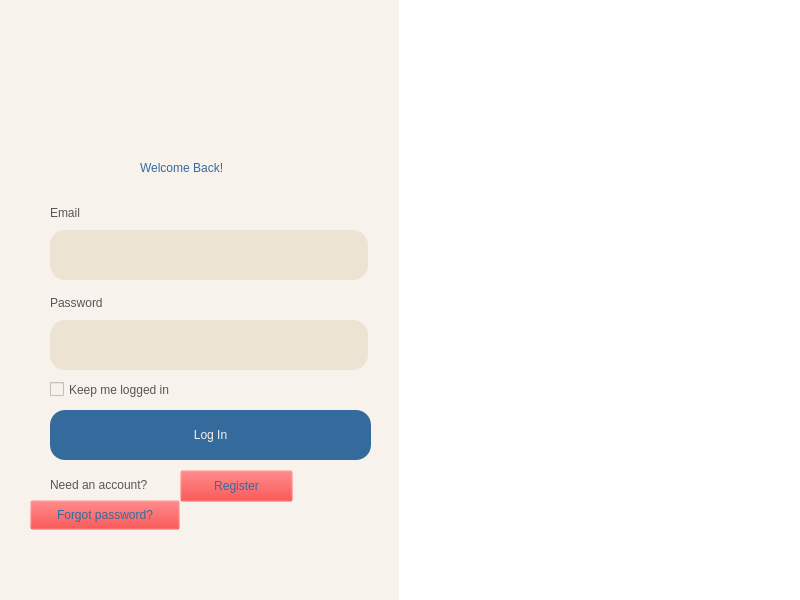
<?xml version="1.0" encoding="UTF-8"?>
<ui version="4.0">
 <class>MainWindow</class>
 <widget class="QMainWindow" name="MainWindow">
  <property name="geometry">
   <rect>
    <x>0</x>
    <y>0</y>
    <width>800</width>
    <height>600</height>
   </rect>
  </property>
  <property name="windowTitle">
   <string>MainWindow</string>
  </property>
  <property name="styleSheet">
   <string notr="true">background-color: #F8F2EC;</string>
  </property>
  <widget class="QWidget" name="centralwidget">
   <widget class="QLabel" name="label_3">
    <property name="geometry">
     <rect>
      <x>100</x>
      <y>60</y>
      <width>200</width>
      <height>80</height>
     </rect>
    </property>
    <property name="minimumSize">
     <size>
      <width>200</width>
      <height>80</height>
     </size>
    </property>
    <property name="maximumSize">
     <size>
      <width>200</width>
      <height>80</height>
     </size>
    </property>
    <property name="text">
     <string/>
    </property>
    <property name="pixmap">
     <pixmap>../img/logo.png</pixmap>
    </property>
    <property name="scaledContents">
     <bool>true</bool>
    </property>
   </widget>
   <widget class="QLabel" name="label_7">
    <property name="geometry">
     <rect>
      <x>140</x>
      <y>140</y>
      <width>144</width>
      <height>56</height>
     </rect>
    </property>
    <property name="styleSheet">
     <string notr="true">color: #356a9c;
font: 20pt &quot;Bahnschrift&quot;;</string>
    </property>
    <property name="text">
     <string>Welcome Back!</string>
    </property>
   </widget>
   <widget class="QLabel" name="label_4">
    <property name="geometry">
     <rect>
      <x>50</x>
      <y>200</y>
      <width>318</width>
      <height>25</height>
     </rect>
    </property>
    <property name="maximumSize">
     <size>
      <width>16777215</width>
      <height>25</height>
     </size>
    </property>
    <property name="styleSheet">
     <string notr="true">font: 12pt &quot;Bahnschrift&quot;;
color: #575556;</string>
    </property>
    <property name="text">
     <string>Email</string>
    </property>
   </widget>
   <widget class="QLineEdit" name="txtEmail">
    <property name="geometry">
     <rect>
      <x>50</x>
      <y>230</y>
      <width>318</width>
      <height>50</height>
     </rect>
    </property>
    <property name="maximumSize">
     <size>
      <width>16777215</width>
      <height>50</height>
     </size>
    </property>
    <property name="styleSheet">
     <string notr="true">background-color: #ECE3D2;
color: #356A9C;
font: 12pt &quot;Segoe UI&quot;;
border-radius: 15px;
padding-left: 5px;</string>
    </property>
   </widget>
   <widget class="QLabel" name="label_5">
    <property name="geometry">
     <rect>
      <x>50</x>
      <y>290</y>
      <width>318</width>
      <height>25</height>
     </rect>
    </property>
    <property name="maximumSize">
     <size>
      <width>16777215</width>
      <height>25</height>
     </size>
    </property>
    <property name="styleSheet">
     <string notr="true">font: 12pt &quot;Bahnschrift&quot;;
color: #575556;</string>
    </property>
    <property name="text">
     <string>Password</string>
    </property>
   </widget>
   <widget class="QLineEdit" name="txtPassword">
    <property name="geometry">
     <rect>
      <x>50</x>
      <y>320</y>
      <width>318</width>
      <height>50</height>
     </rect>
    </property>
    <property name="maximumSize">
     <size>
      <width>16777215</width>
      <height>50</height>
     </size>
    </property>
    <property name="styleSheet">
     <string notr="true">background-color: #ECE3D2;
color: #356A9C;
font: 12pt &quot;Segoe UI&quot;;
border-radius: 15px;
padding-left: 5px;</string>
    </property>
    <property name="echoMode">
     <enum>QLineEdit::Password</enum>
    </property>
   </widget>
   <widget class="QCheckBox" name="checkBox">
    <property name="geometry">
     <rect>
      <x>50</x>
      <y>380</y>
      <width>329</width>
      <height>19</height>
     </rect>
    </property>
    <property name="styleSheet">
     <string notr="true">font: 12pt &quot;Bahnschrift&quot;;
color: #575556;</string>
    </property>
    <property name="text">
     <string>Keep me logged in</string>
    </property>
   </widget>
   <widget class="QPushButton" name="btnLogin">
    <property name="geometry">
     <rect>
      <x>50</x>
      <y>410</y>
      <width>321</width>
      <height>50</height>
     </rect>
    </property>
    <property name="minimumSize">
     <size>
      <width>0</width>
      <height>50</height>
     </size>
    </property>
    <property name="maximumSize">
     <size>
      <width>16777215</width>
      <height>50</height>
     </size>
    </property>
    <property name="cursor">
     <cursorShape>PointingHandCursor</cursorShape>
    </property>
    <property name="styleSheet">
     <string notr="true">border-radius: 15px;
font: 600 16pt &quot;Bahnschrift&quot;;
background-color: #356a9c;
color: #F8F2EC;</string>
    </property>
    <property name="text">
     <string>Log In</string>
    </property>
   </widget>
   <widget class="QLabel" name="label_6">
    <property name="geometry">
     <rect>
      <x>50</x>
      <y>470</y>
      <width>130</width>
      <height>30</height>
     </rect>
    </property>
    <property name="minimumSize">
     <size>
      <width>130</width>
      <height>30</height>
     </size>
    </property>
    <property name="maximumSize">
     <size>
      <width>130</width>
      <height>30</height>
     </size>
    </property>
    <property name="styleSheet">
     <string notr="true">font: 12pt &quot;Bahnschrift&quot;;
color: #575556;</string>
    </property>
    <property name="text">
     <string>Need an account?</string>
    </property>
   </widget>
   <widget class="QPushButton" name="pushButton">
    <property name="geometry">
     <rect>
      <x>180</x>
      <y>470</y>
      <width>113</width>
      <height>32</height>
     </rect>
    </property>
    <property name="styleSheet">
     <string notr="true">font: 12pt &quot;Bahnschrift&quot;;
color: #356a9c;
background-color: rgba(255, 0, 0, 0);
</string>
    </property>
    <property name="text">
     <string>Register</string>
    </property>
   </widget>
   <widget class="QPushButton" name="btn_register_2">
    <property name="geometry">
     <rect>
      <x>30</x>
      <y>500</y>
      <width>150</width>
      <height>30</height>
     </rect>
    </property>
    <property name="minimumSize">
     <size>
      <width>150</width>
      <height>30</height>
     </size>
    </property>
    <property name="maximumSize">
     <size>
      <width>150</width>
      <height>30</height>
     </size>
    </property>
    <property name="cursor">
     <cursorShape>PointingHandCursor</cursorShape>
    </property>
    <property name="styleSheet">
     <string notr="true">font: 12pt &quot;Bahnschrift&quot;;
color: #356a9c;
background-color: rgba(255, 0, 0, 0);
</string>
    </property>
    <property name="text">
     <string>Forgot password?</string>
    </property>
   </widget>
   <widget class="QWidget" name="widget" native="true">
    <property name="geometry">
     <rect>
      <x>399</x>
      <y>-1</y>
      <width>411</width>
      <height>611</height>
     </rect>
    </property>
    <property name="styleSheet">
     <string notr="true">background-color: white;</string>
    </property>
    <widget class="QLabel" name="label">
     <property name="geometry">
      <rect>
       <x>10</x>
       <y>100</y>
       <width>376</width>
       <height>400</height>
      </rect>
     </property>
     <property name="maximumSize">
      <size>
       <width>16777215</width>
       <height>400</height>
      </size>
     </property>
     <property name="text">
      <string/>
     </property>
     <property name="pixmap">
      <pixmap>../img/3766277.png</pixmap>
     </property>
     <property name="scaledContents">
      <bool>true</bool>
     </property>
    </widget>
   </widget>
  </widget>
 </widget>
 <resources/>
 <connections/>
</ui>
